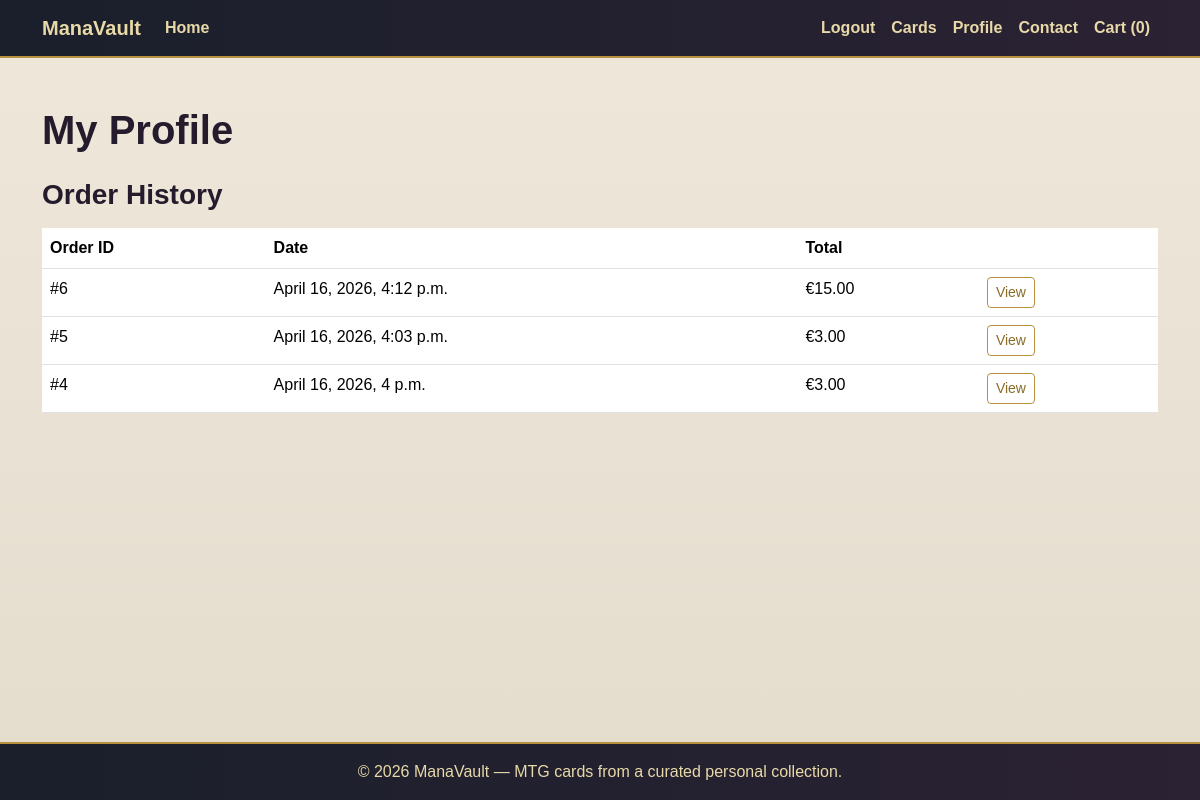
The app's page /profiles/ (signed in), older data.
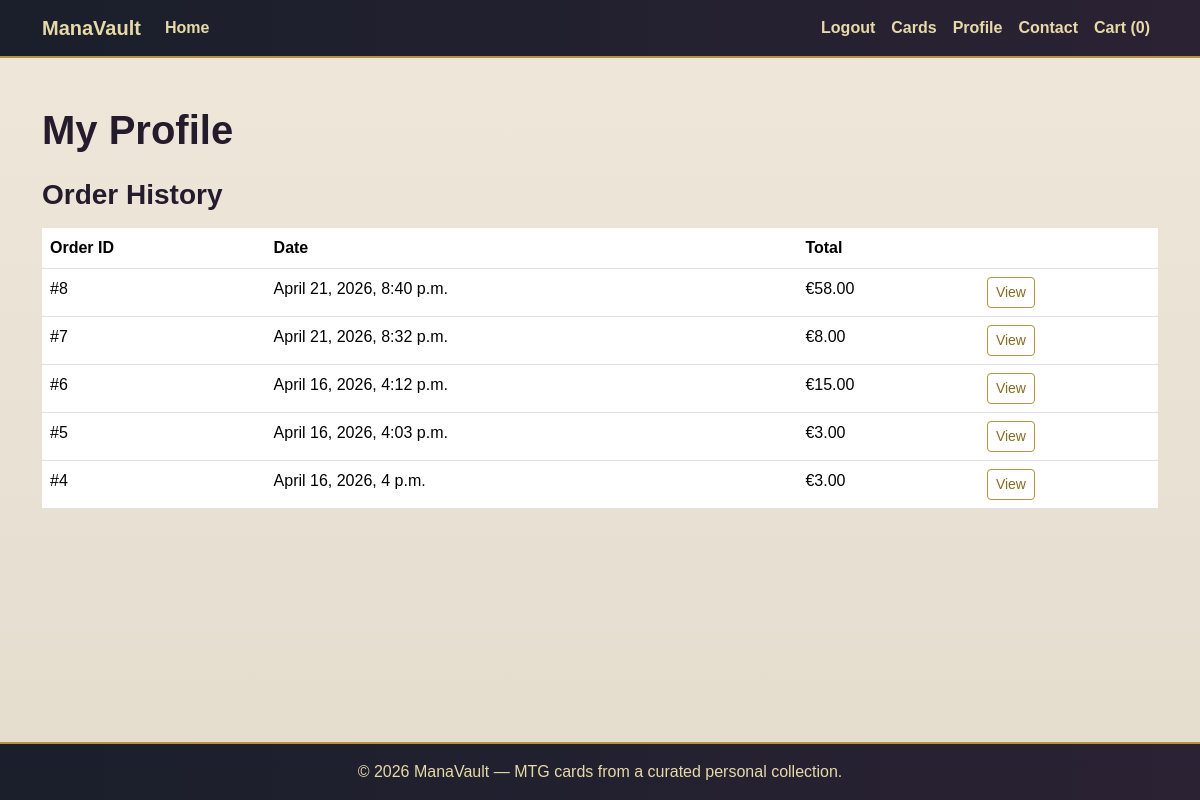
The same page, newer data.
### checkout/models.py (models this page shows, shortened)
class Order(models.Model):
    user = models.ForeignKey(User, on_delete=models.CASCADE, null=True, blank=True)
    full_name = models.CharField(max_length=50)
    email = models.EmailField()
    phone_number = models.CharField(max_length=20)
    country = models.CharField(max_length=40)
    postcode = models.CharField(max_length=20)
    town_or_city = models.CharField(max_length=40)
    street_address1 = models.CharField(max_length=80)
    street_address2 = models.CharField(max_length=80, blank=True)
    county = models.CharField(max_length=80, blank=True)
    date = models.DateTimeField(auto_now_add=True)
    order_total = models.DecimalField(max_digits=10, decimal_places=2, default=0)

### profiles/views.py (the view)
# urls.py: path('', profile, name='profile'),
@login_required
def profile(request):
    orders = Order.objects.filter(user=request.user).order_by('-date')
    return render(request, 'profiles/profile.html', {
        'orders': orders,
    })

### templates/profiles/profile.html (shortened to what this page needs)
{% extends 'base.html' %}
{% block content %}
<div class="py-4">
    <h1 class="mb-4">My Profile</h1>
    <h3 class="mb-3">Order History</h3>
    {% if orders %}
        <div class="table-responsive">
            <table class="table">
                <thead>
                    <tr>
                        <th>Order ID</th>
                        <th>Date</th>
                        <th>Total</th>
                        <th></th>
                    </tr>
                </thead>
                <tbody>
                    {% for order in orders %}
                        <tr>
                            <td>#{{ order.id }}</td>
                            <td>{{ order.date }}</td>
                            <td>€{{ order.order_total }}</td>
                            <td>
                                <a href="{% url 'order_detail' order.id %}" class="btn btn-sm btn-outline-primary">
                                    View
                                </a>
                            </td>
                        </tr>
                    {% endfor %}
                </tbody>
            </table>
        </div>
    {% else %}
        <p>You have no orders yet.</p>
    {% endif %}
</div>
{% endblock %}

Row changes from the older to the newer data that the page shows:
added Order: id "8", date "April 21, 2026, 8:40 p.m.", order_total "58.00"
added Order: id "7", date "April 21, 2026, 8:32 p.m.", order_total "8.00"
